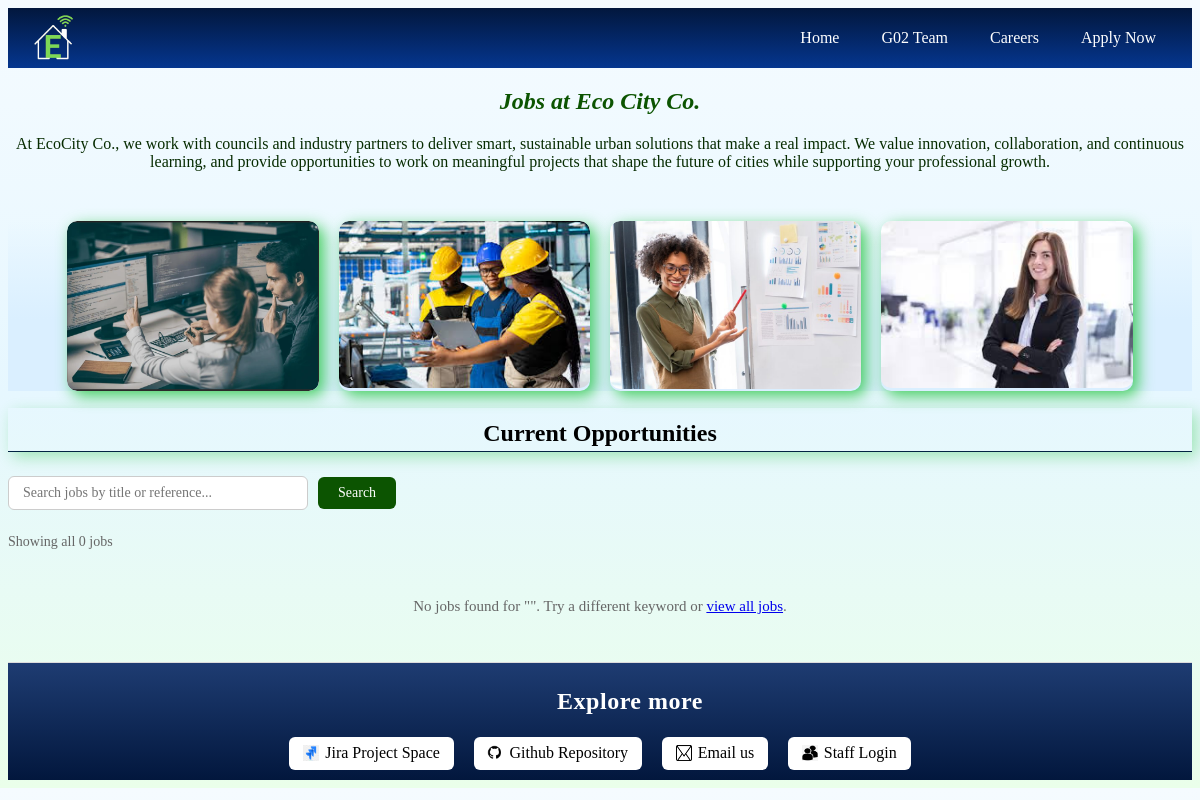
Before: /jobs.php with the older database file.
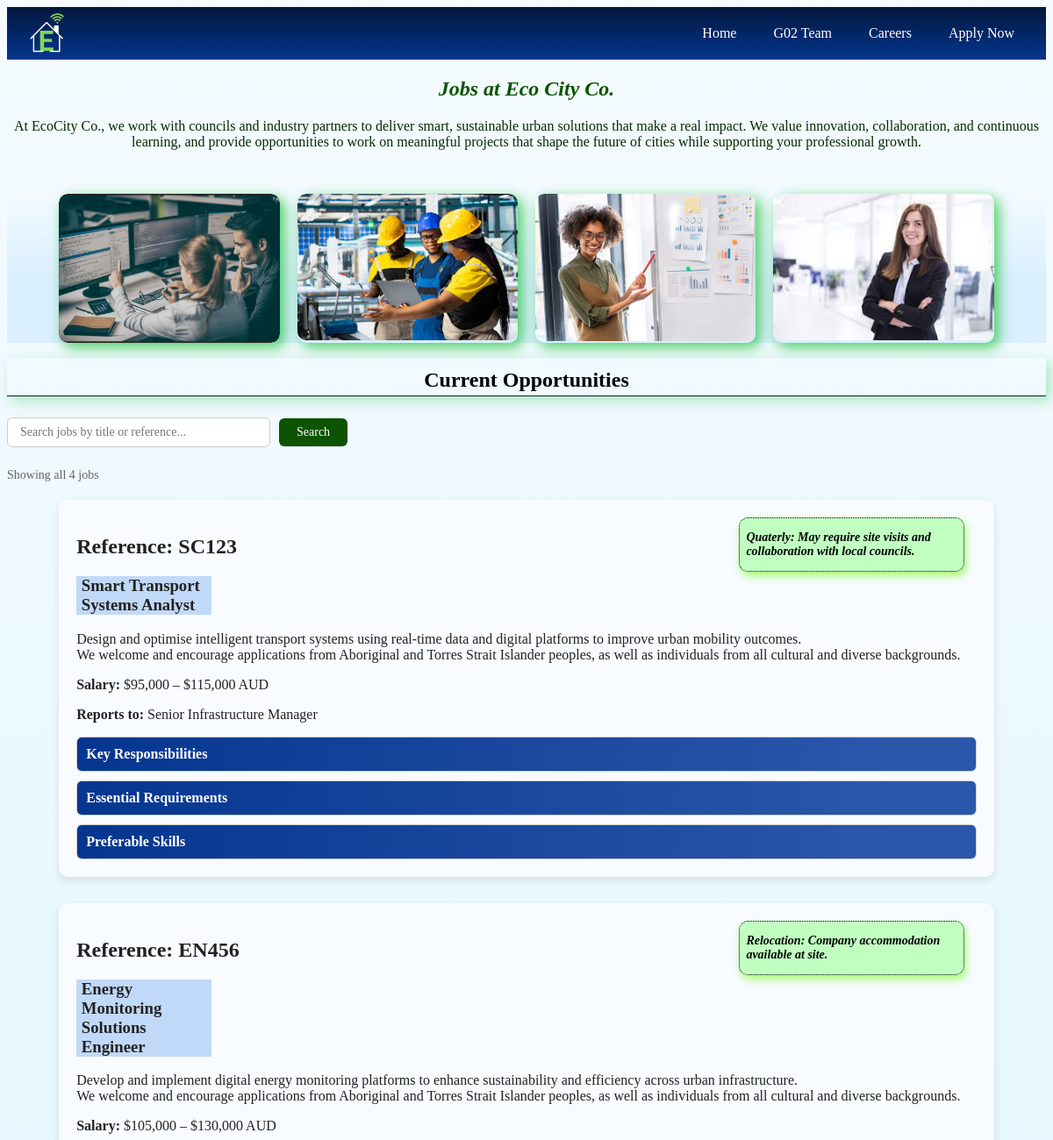
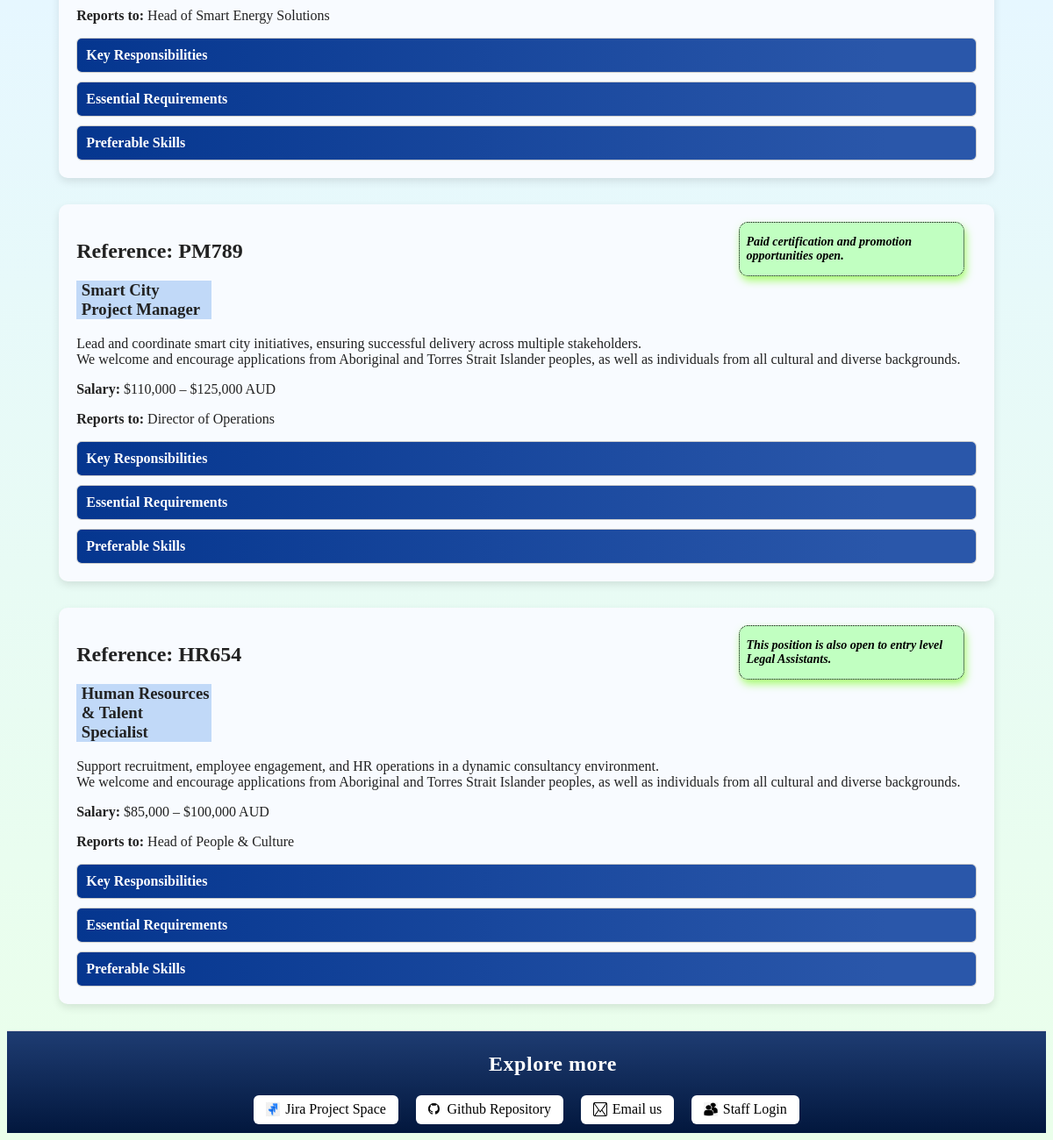
After: the same page with the newer database file (2 pictures, top to bottom).
### tables this page shows
CREATE TABLE `jobs` (
  `id` int(11) NOT NULL,
  `reference` varchar(5) NOT NULL,
  `title` varchar(100) NOT NULL,
  `description` text NOT NULL,
  `additional_info` varchar(255) DEFAULT NULL,
  `salary_range` varchar(50) DEFAULT NULL,
  `reports_to` varchar(100) DEFAULT NULL,
  `responsibilities` text DEFAULT NULL,
  `requirements` text DEFAULT NULL,
  `preferable_skills` text DEFAULT NULL
);

### jobs.php (the view, shortened to what this page needs)
<?php include 'header.inc'; ?>
<?php include 'settings.php'; ?>
<?php
$conn = mysqli_connect($host, $user, $pwd, $sql_db);
$search = trim($_GET['search'] ?? '');
if (!empty($search)) {
    $stmt = mysqli_prepare($conn,
        "SELECT * FROM jobs
         WHERE title LIKE ? OR reference LIKE ?
         ORDER BY id ASC");
    $like = "%" . $search . "%";
    mysqli_stmt_bind_param($stmt, "ss", $like, $like);
} else {
    $stmt = mysqli_prepare($conn, "SELECT * FROM jobs ORDER BY id ASC");
}
mysqli_stmt_execute($stmt);
$result = mysqli_stmt_get_result($stmt);
$jobs   = mysqli_fetch_all($result, MYSQLI_ASSOC);
$total  = mysqli_num_rows(mysqli_query($conn, "SELECT id FROM jobs"));
?>
<main>
  <section class="jobCards">
    <h1 class="jobsTitle" style="text-align:center; padding:0; color:#0c5401; font-style:italic;">
      Jobs at Eco City Co.
    </h1>
    <p>
      At EcoCity Co., we work with councils and industry partners to deliver
      smart, sustainable urban solutions that make a real impact. We value
      innovation, collaboration, and continuous learning, and provide
      opportunities to work on meaningful projects that shape the future of
      cities while supporting your professional growth.
    </p>
    <div id="card-area">
      <div class="wrapper">
        <div class="box-area">
          <div class="box">
            <img alt="Two professionals analysing code and data on multiple computer screens in an office environment" src="images/analyst.png">
          </div>
          <div class="box">
            <img alt="Engineers in safety helmets reviewing plans on a construction site for infrastructure development" src="images/engineer.jpg">
          </div>
          <div class="box">
            <img alt="Professional presenting data charts and graphs on a board during a business analysis meeting" src="images/manager.jpg">
          </div>
          <div class="box">
            <img alt="Confident business consultant standing in a modern office with arms crossed" src="images/HRjob.jpg">
          </div>
        </div>
      </div>
    </div>
  </section>
  <section>
    <h1 id="careers">Current Opportunities</h1>
    <form method="get" action="jobs.php" class="search-bar">
      <input
        type="text"
        name="search"
        placeholder="Search jobs by title or reference..."
        value="<?php echo htmlspecialchars($search); ?>">
      <button type="submit">Search</button>
    </form>
    <p class="results-count">
      <?php if (!empty($search)): ?>
        Showing <?php echo count($jobs); ?> of <?php echo $total; ?> jobs for
        "<strong><?php echo htmlspecialchars($search); ?></strong>"
      <?php else: ?>
        Showing all <?php echo count($jobs); ?> jobs
      <?php endif; ?>
    </p>
    <?php if (empty($jobs)): ?>
      <p class="no-results">
        No jobs found for "<?php echo htmlspecialchars($search); ?>".
        Try a different keyword or <a href="jobs.php">view all jobs</a>.
      </p>
    <?php else: ?>
      <?php foreach ($jobs as $job): ?>
      <section class="job" id="<?php echo htmlspecialchars($job['reference']); ?>">
        <aside>
          <p><?php echo htmlspecialchars($job['additional_info']); ?></p>
        </aside>
        <h2>Reference: <?php echo htmlspecialchars($job['reference']); ?></h2>
        <h3><?php echo htmlspecialchars($job['title']); ?></h3>
        <p class="job-desc">
          <?php
            echo nl2br(htmlspecialchars($job['description']));
          ?>
        </p>
        <p><strong>Salary:</strong> <?php echo htmlspecialchars($job['salary_range']); ?></p>
        <p><strong>Reports to:</strong> <?php echo htmlspecialchars($job['reports_to']); ?></p>
        <details>
          <summary>Key Responsibilities</summary>
        </details>
        <details>
          <summary>Essential Requirements</summary>
        </details>
        <details>
          <summary>Preferable Skills</summary>
        </details>
      </section>
      <?php endforeach; ?>
    <?php endif; ?>
  </section>
</main>
<?php
  include 'footer.inc';
?>

### header.inc (shortened to what this page needs)
<!doctype html>
<html lang="en">
  <head>
    <link rel="stylesheet" href="styles/styles.css">
  </head>
  <body>
    <header>
      <nav class="menu">
        <a href="index.php" id="logo-link">
          <img src="images/navlogo1.png" alt="EcoCity Co. Logo">
        </a>
        <div class="navlinks">
          <a href="index.php" class="navlink">Home</a>
          <a href="about.php" class="navlink">G02 Team</a>
          <a href="jobs.php" class="navlink">Careers</a>
          <a href="apply.php" class="navlink">Apply Now</a>
        </div>
      </nav>
    </header>

### footer.inc
    <footer>
      <h2>Explore more</h2>
      <nav>
        <a href="https://nusweek03webtechnologyproject.atlassian.net/jira/software/projects/DEV/boards/1/backlog?atlOrigin=eyJpIjoiZTU1Mjk3NWI3ZTU5NGEyNDgwNDE2NmI2NzgxNmI1MWMiLCJwIjoiaiJ9" target="_blank">
          <img src="images/jira.png" alt="Jira icon" title="Go to G02 Tiramisu Jira workspace">
          Jira Project Space
        </a>
        <a href="https://github.com/MohaNusaiba/COS10026-Wed_1430_G02_Tiramisu_Part2.git" target="_blank">
          <img src="images/github.png" alt="Github icon" title="Go to G02 Github repo">
          Github Repository
        </a>
        <a href="mailto:questions@EcoCityco.org" target="_blank">
          <img src="images/email.png" alt="Email icon" title="Email EcoCity Co">
          Email us
        </a>
        <a href="login.php">
          <img src="images/staff_login.png" alt="Staff Login icon" title="Login to see EOIs and more.">
          Staff Login
        </a>
      </nav>
    </footer>
  </body>
</html>

### styles/styles.css (style rules this page uses)
* { font-family: "Times New Roman", sans-serif; }
header .menu { display: flex; align-items: center; background: linear-gradient(to top, #05368f, #02173d); padding: 0 20px; height: 60px; }
.navlinks { margin-left: auto; display: flex; gap: 10px; }
.navlink { color: white; text-decoration: none; padding: 0.5em 1em; transition: color 0.3s ease, background-color 0.3s ease; }
#logo-link img { height: 50px; display: block; }
footer { background: linear-gradient(to bottom, #1e3c72, #02173d); padding: 5px 0; text-align: center; border-top: 1px solid rgb(220, 220, 220); }
footer h2, footer p, .index_page .footer { margin-bottom: 0.9em; margin-left: 2.5em; color: #ffffff; font-weight: 600; letter-spacing: 0.5px; }
footer nav a { display: inline-flex; align-items: center; gap: 6px; margin: 0 8px 5.5px; padding: 0.4em 0.8em; color: rgb(0, 0, 0); background-color: white; border-radius: 6px; text-decoration: none; border: 1px solid transparent; transition: all 0.3s ease; }
footer nav a img { width: 16px; height: 16px; }
* { padding: 0; box-sizing: border-box; }
.jobCards p { text-align: center; padding: 0; color:#062b00; }
.wrapper { padding: 0 5%; background: linear-gradient(transparent,#daefff 58%); }
#card-area { padding: 0 0; }
.box-area { display: grid; grid-template-columns: repeat(auto-fit, minmax(210px, 1fr)); grid-gap: 20px; margin-top: 50px; }
.box { border-radius: 10px; position: relative; overflow: hidden; box-shadow: 5px 5px 15px rgba(1, 189, 29, 0.7); }
.box img { width: 100%; border-radius: 10px; display: block; transition: transform 0.5s; }
#careers { text-align: center; margin-top: 0.7em; padding: 0.5em 0 0.2em 0; border-bottom: 1px solid rgb(2, 35, 66); box-shadow: 5px 5px 15px rgba(1, 189, 29, 0.3); }
.job { background: #f8fbff; padding: 20px; margin: 20px auto 30px; border-radius: 10px; width: 90%; box-shadow: 0 4px 10px rgba(0,0,0,0.1); color: #222; }
.job-desc { margin-bottom: 10px; }
.job details { margin-top: 10px; border-radius: 6px; overflow: hidden; border: 1px solid #ccc; }
.job summary { padding: 10px; background: linear-gradient(to right, #05368f, #2a57aa 90%); color: white; font-weight: bold; cursor: pointer; list-style: none; }
.job h3 { background-color: #c1d9f8; width: 15%; padding-left: 0.3em; }
form { max-width: 800px; margin: 0 auto; }
h1 { text-align: center; margin-bottom: 20px; }
form { max-width: 800px; margin: 20px auto; }
body { background: linear-gradient(to bottom, #f5fbff, #e6f7ff, #eaffea); }

### jobs.php (style rules this page uses)
.job aside { float: right; width: 25%; margin-right: 1.0em; padding: 0 0.5em 0 0.5em; border: 1px dotted black; border-radius: 10px; color: black; background-color: rgb(193, 255, 193); font-size: 14px; font-style: italic; font-weight: bold; box-shadow: 2px 5px 10px rgba(133, 255, 52, 0.7); }
.search-bar { display: flex; gap: 10px; margin: 1.5rem 0; align-items: center; }
.search-bar input { padding: 8px 14px; border: 1px solid #ccc; border-radius: 6px; font-size: 14px; width: 300px; }
.search-bar button { padding: 8px 20px; background: #0c5401; color: #fff; border: none; border-radius: 6px; font-size: 14px; cursor: pointer; }
.results-count { font-size: 14px; color: #666; margin-bottom: 1rem; }
.no-results { padding: 2rem; text-align: center; color: #666; font-size: 15px; }

Changed rows visible on the page:
added jobs: additional_info "Quaterly: May require site visits and collaboration with local councils.", reference "SC123", title "Smart Transport Systems Analyst", description "Design and optimise intelligent transport systems using real-time data and digital platforms to improve urban mobility outcomes. We welcome and encourage applications from Aboriginal and Torres Strait Islander peoples, as well as individuals from all cultural and diverse backgrounds.", salary_range "$95,000 – $115,000 AUD", reports_to "Senior Infrastructure Manager"
added jobs: additional_info "Relocation: Company accommodation available at site.", reference "EN456", title "Energy Monitoring Solutions Engineer", description "Develop and implement digital energy monitoring platforms to enhance sustainability and efficiency across urban infrastructure. We welcome and encourage applications from Aboriginal and Torres Strait Islander peoples, as well as individuals from all cultural and diverse backgrounds.", salary_range "$105,000 – $130,000 AUD", reports_to "Head of Smart Energy Solutions"
added jobs: additional_info "Paid certification and promotion opportunities open.", reference "PM789", title "Smart City Project Manager", description "Lead and coordinate smart city initiatives, ensuring successful delivery across multiple stakeholders. We welcome and encourage applications from Aboriginal and Torres Strait Islander peoples, as well as individuals from all cultural and diverse backgrounds.", salary_range "$110,000 – $125,000 AUD", reports_to "Director of Operations"
added jobs: additional_info "This position is also open to entry level Legal Assistants.", reference "HR654", title "Human Resources & Talent Specialist", description "Support recruitment, employee engagement, and HR operations in a dynamic consultancy environment. We welcome and encourage applications from Aboriginal and Torres Strait Islander peoples, as well as individuals from all cultural and diverse backgrounds.", salary_range "$85,000 – $100,000 AUD", reports_to "Head of People & Culture"
Other visible differences:
count($jobs): "0" → "4"
text no longer shown: "No jobs found for \" \". Try a different keyword or view all jobs ."
